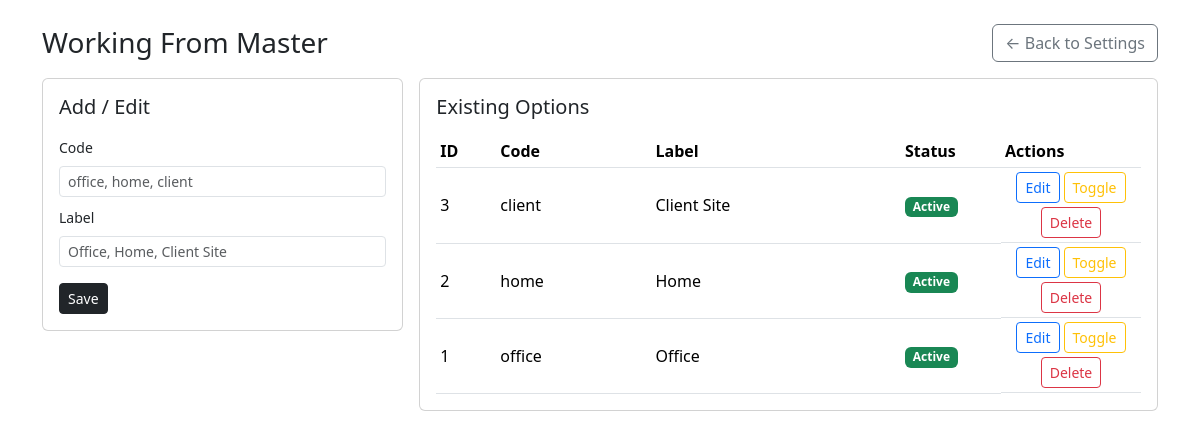
Page /admin/hr/settings_workingfrom_tab.php on the earlier database version.
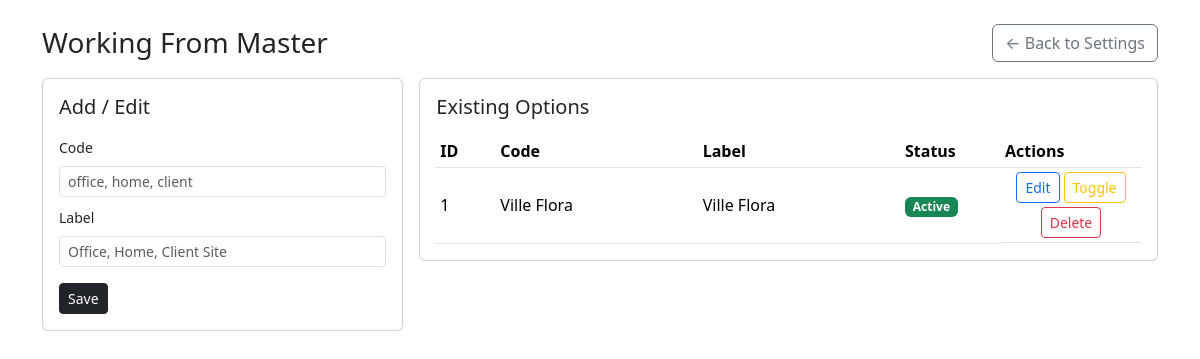
Same page on the later database version.
### tables this page shows
CREATE TABLE IF NOT EXISTS `working_from_master` (
  `id` int NOT NULL AUTO_INCREMENT,
  `code` varchar(50) NOT NULL,
  `label` varchar(100) NOT NULL,
  `is_active` tinyint(1) NOT NULL DEFAULT '1',
  `created_at` timestamp NOT NULL DEFAULT CURRENT_TIMESTAMP,
  `updated_at` timestamp NULL DEFAULT NULL,
  PRIMARY KEY (`id`)
);

### admin/hr/settings_workingfrom_tab.php (called while the page is built)
<?php
include '../config/db.php';
include 'working_from_settings.php';

### admin/hr/working_from_settings.php (the view, shortened to what this page needs)
<?php
include '../config/db.php';
$con->query("CREATE TABLE IF NOT EXISTS working_from_master (
  id INT(11) NOT NULL AUTO_INCREMENT PRIMARY KEY,
  code VARCHAR(50) NOT NULL,
  label VARCHAR(100) NOT NULL,
  is_active TINYINT(1) NOT NULL DEFAULT 1,
  created_at TIMESTAMP NOT NULL DEFAULT CURRENT_TIMESTAMP,
  updated_at TIMESTAMP NULL DEFAULT NULL
) ENGINE=InnoDB DEFAULT CHARSET=utf8mb4 COLLATE=utf8mb4_general_ci;");
$list = $con->query("SELECT * FROM working_from_master ORDER BY is_active DESC, label ASC");
?>
<!DOCTYPE html>
<html lang="en">
<head>
  <link href="https://cdn.jsdelivr.net/npm/bootstrap@5.3.3/dist/css/bootstrap.min.css" rel="stylesheet">
</head>
<body>
<div class="container py-4">
  <div class="d-flex justify-content-between align-items-center mb-3">
    <h3 class="mb-0">Working From Master</h3>
    <a href="settings.php" class="btn btn-outline-secondary">&larr; Back to Settings</a>
  </div>
  <div class="row g-3">
    <div class="col-md-4">
      <div class="card">
        <div class="card-body">
          <h5 class="card-title mb-3">Add / Edit</h5>
          <form method="POST">
            <div class="mb-2">
              <label class="form-label small">Code</label>
              <input type="text" name="code" id="wfCode" class="form-control form-control-sm" placeholder="office, home, client" required>
            </div>
            <div class="mb-3">
              <label class="form-label small">Label</label>
              <input type="text" name="label" id="wfLabel" class="form-control form-control-sm" placeholder="Office, Home, Client Site" required>
            </div>
            <button type="submit" class="btn btn-sm btn-dark">Save</button>
          </form>
        </div>
      </div>
    </div>
    <div class="col-md-8">
      <div class="card">
        <div class="card-body">
          <h5 class="card-title mb-3">Existing Options</h5>
          <div class="table-responsive">
            <table class="table table-sm align-middle mb-0">
              <thead>
                <tr>
                  <th style="width:60px;">ID</th>
                  <th>Code</th>
                  <th>Label</th>
                  <th style="width:100px;">Status</th>
                  <th style="width:140px;">Actions</th>
                </tr>
              </thead>
              <tbody>
              <?php if ($list && $list->num_rows > 0): ?>
                <?php while ($row = $list->fetch_assoc()): ?>
                  <tr>
                    <td><?php echo (int)$row['id']; ?></td>
                    <td><?php echo htmlspecialchars($row['code']); ?></td>
                    <td><?php echo htmlspecialchars($row['label']); ?></td>
                    <td>
                      <?php if ((int)$row['is_active'] === 1): ?>
                        <span class="badge bg-success">Active</span>
                      <?php else: ?>
                        <span class="badge bg-secondary">Inactive</span>
                      <?php endif; ?>
                    </td>
                    <td class="actions-cell">
                      <button type="button" class="btn btn-sm btn-outline-primary"
                              onclick="editWorkingFrom(<?php echo (int)$row['id']; ?>, '<?php echo htmlspecialchars($row['code']); ?>', '<?php echo htmlspecialchars($row['label']); ?>')">
                        Edit
                      </button>
                      <a href="working_from_settings.php?toggle=<?php echo (int)$row['id']; ?>" class="btn btn-sm btn-outline-warning">
                        Toggle
                      </a>
                      <a href="working_from_settings.php?delete=<?php echo (int)$row['id']; ?>" class="btn btn-sm btn-outline-danger"
                         onclick="return confirm('Delete this option?');">
                        Delete
                      </a>
                    </td>
                  </tr>
                <?php endwhile; ?>
              <?php else: ?>
                <tr>
                  <td colspan="5" class="text-muted">No records found.</td>
                </tr>
              <?php endif; ?>
              </tbody>
            </table>
          </div>
        </div>
      </div>
    </div>
  </div>
</div>
</body>
</html>

Differences in the rows shown:
removed working_from_master: id "3", code "client", label "Client Site", is_active "Active"
removed working_from_master: id "2", code "home", label "Home", is_active "Active"
changed working_from_master id 1: code "office" → "Ville Flora"; label "Office" → "Ville Flora"
